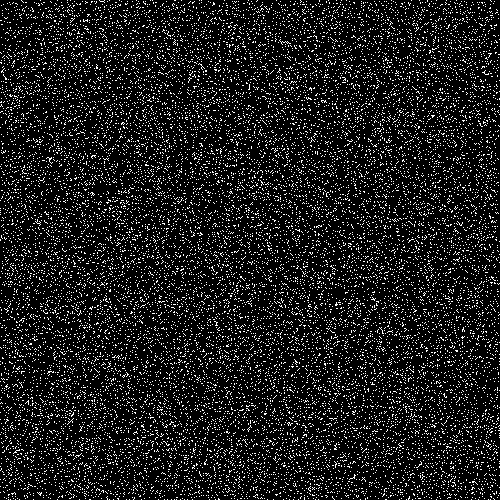
Frame 1 (no input)
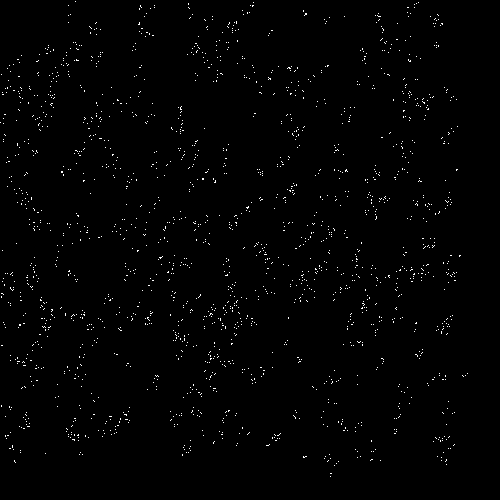
Frame 60 (the mouse pressed at the canvas centre just before this capture)
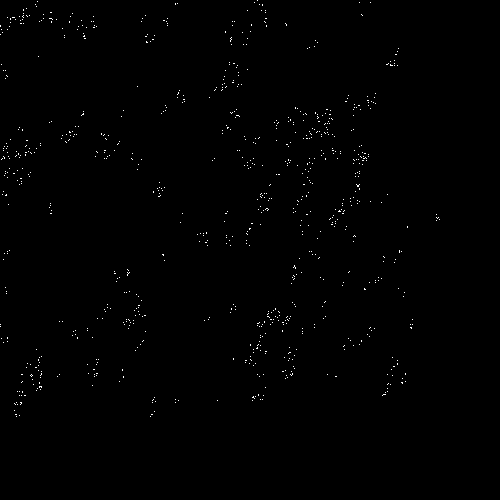
Frame 120 (the mouse held since frame 60 and released just before this capture)

The Processing sketch that drew these frames (run headless with seeded random() and noise(); from frame 60 on, the mouse is pressed at the canvas centre):

// Processing sketch: Crawl
// ── Crawl.pde
int x,y,b,m,c,n=500,k=#000000;void setup(){size(500,500);}void draw(){for(m=x=0;x<n;x++)for(y=0;y<n;y++)if(red(get(x,y))>0){for(b=0;b<99;b++){if(b<65)c=-1;else c=k;set(int(x+random(-2,2)),int(y+random(-2,2)),c);}set(x,y,k);}else m++;if(m>=n*n){clear();circle(400,400,199);}}//#p5t
